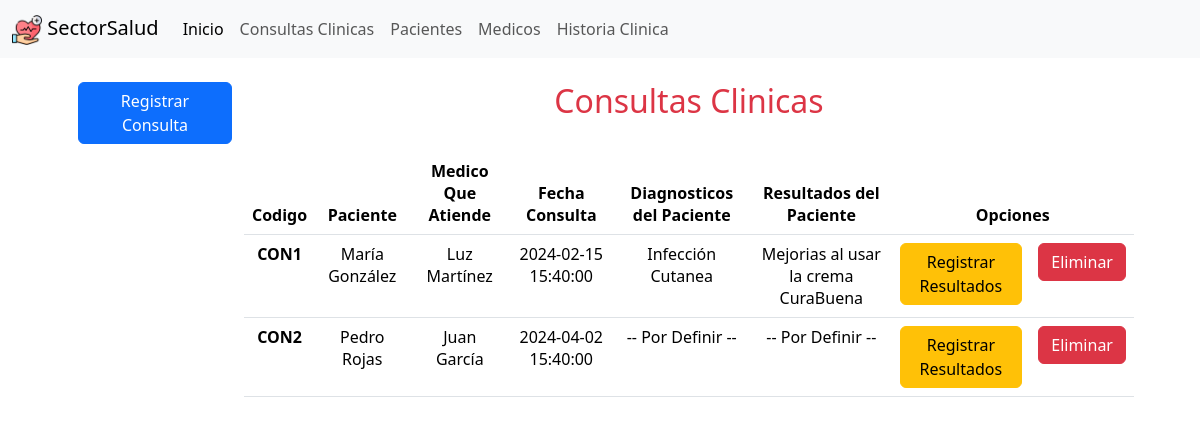
The app's page /SoftwareSalud/views/consultasClinicas.php with its own data.
### tables this page shows
CREATE TABLE ConsultasClinicas(
	Cod_Consulta int primary key auto_increment NOT NULL,
    ID_Paciente int NOT NULL,
    ID_Medico int NOT NULL,
	Fecha datetime NOT NULL,
	DiagnosticoPaciente longtext NULL,
    ResultadosConsulta longtext NULL,
	constraint FK_ID_PacienteCC foreign key(ID_Paciente) references Paciente(ID_Paciente),
    constraint FK_ID_MedicoCC foreign key(ID_Medico) references Medico(ID_Medico)
);

CREATE TABLE Paciente(
	ID_Paciente int primary key NOT NULL,
	Nombre longtext NOT NULL,
    Fecha_Nacimiento date NOT NULL,
	Genero varchar(15) NOT NULL,
	Direccion varchar(90) NOT NULL,
    Telefono varchar (15) NOT NULL
);

CREATE TABLE Medico(
	ID_Medico int primary key NOT NULL,
	Nombre longtext NOT NULL,
	Especialidad varchar(30) NOT NULL,
    Telefono varchar (15) NOT NULL
);

### SoftwareSalud/views/consultasClinicas.php (the view, shortened to what this page needs)
<?php
    require_once '../model/conexion.php';
    require_once 'menu.php';
?>
<!DOCTYPE html>
<html lang="es">
<head>
    <link href="https://cdn.jsdelivr.net/npm/bootstrap@5.3.2/dist/css/bootstrap.min.css" rel="stylesheet">
</head>
<body>
    <div class="container text-center">
        <div class="row m-4">
            <div class="col-2 ">
                <button type="button" class="btn btn-primary" data-bs-toggle="modal" data-bs-target="#registrarConsulta">
                    Registrar Consulta
                </button>
            </div>
            <div class="col">
                <div class="row col mb-4">
                    <h2 class="text-danger">Consultas Clinicas</h2>
                </div>
                <div class="row col">
                    <table class="table">
                        <thead>
                            <tr class="text-center">
                            <th scope="col">Codigo</th>
                            <th scope="col">Paciente</th>
                            <th scope="col">Medico Que Atiende</th>
                            <th scope="col">Fecha Consulta</th>
                            <th scope="col">Diagnosticos del Paciente</th>
                            <th scope="col">Resultados del Paciente</th>
                            <th scope="col" colspan="2">Opciones</th>
                            </tr>
                        </thead>
                        <tbody>
                        <?php
                            $sql= $conexion->query("select CC.*,P.Nombre AS paciente ,M.Nombre AS medico
                            from ConsultasClinicas CC INNER JOIN Paciente P ON CC.ID_Paciente=P.ID_Paciente
                            INNER JOIN Medico M ON CC.ID_Medico=M.ID_Medico ");
                            $consultas = $sql->fetchAll(PDO::FETCH_OBJ);
                            foreach($consultas as $consulta){
                        ?>
                            <tr class="text-center">
                            <th scope="row">CON<?php echo $consulta->Cod_Consulta;?></th>
                            <td scope="row"><?php echo $consulta->paciente;?></td>
                            <td scope="row"><?php echo $consulta->medico;?></td>
                            <td scope="row"><?php echo $consulta->Fecha;?></td>
                            <td scope="row" class="" id="modDiagData<?php echo $consulta->Cod_Consulta;?>">
                                <?php
                                    if ($consulta->DiagnosticoPaciente===NULL) {
                                        echo "-- Por Definir --";
                                    }else{
                                        echo $consulta->DiagnosticoPaciente;
                                    }
                                ?>
                            </td>
                            <td scope="row" class="" id="modResData<?php echo $consulta->Cod_Consulta;?>">
                                <?php
                                    if ($consulta->ResultadosConsulta===NULL) {
                                        echo "-- Por Definir --";
                                    }else{
                                        echo $consulta->ResultadosConsulta;
                                    }
                                ?>
                            </td>
                            <td id="reg<?php echo $consulta->Cod_Consulta;?>">
                                <a href="#<?php echo $consulta->Cod_Consulta;?>"  onclick="regResult(<?php echo $consulta->Cod_Consulta;?>)" class="btn btn-warning">Registrar Resultados</a>
                            </td>
                            <td id="del<?php echo $consulta->Cod_Consulta;?>">
                                <a href="#<?php echo $consulta->Cod_Consulta;?>"  class="btn btn-danger">Eliminar</a>
                            </td>
                            </tr>
                        <?php }?>
                        </tbody>
                    </table>
                </div>
            </div>
        </div>
    </div>
</body>
</html>

### records on screen
consultasclinicas: Cod_Consulta "1", ID_Paciente.Nombre "María González", ID_Medico.Nombre "Luz Martínez", Fecha "2024-02-15 15:40:00", DiagnosticoPaciente "Infección Cutanea", ResultadosConsulta "Mejorias al usar la crema CuraBuena"
consultasclinicas: Cod_Consulta "2", ID_Paciente.Nombre "Pedro Rojas", ID_Medico.Nombre "Juan García", Fecha "2024-04-02 15:40:00", shows "-- Por Definir --"
